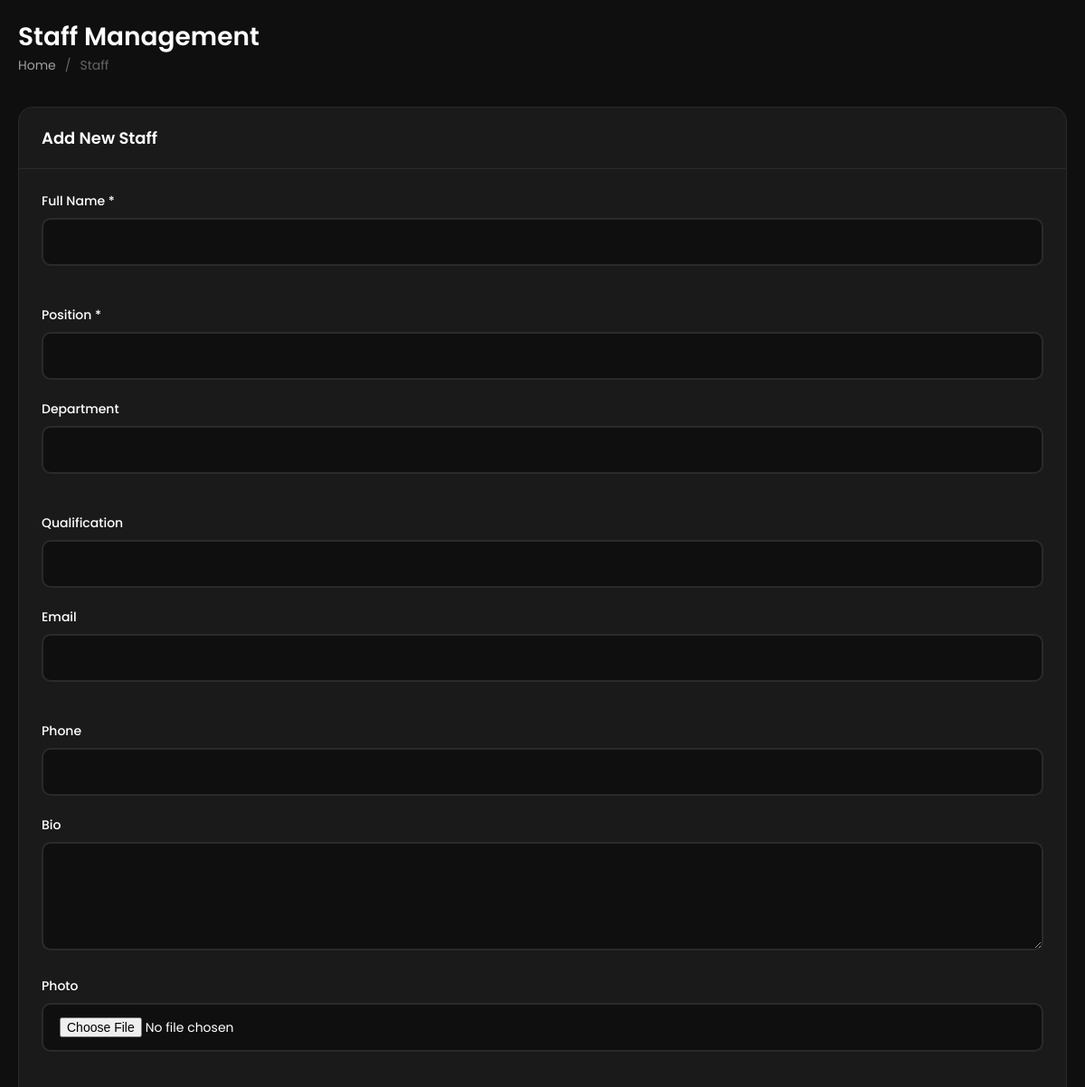
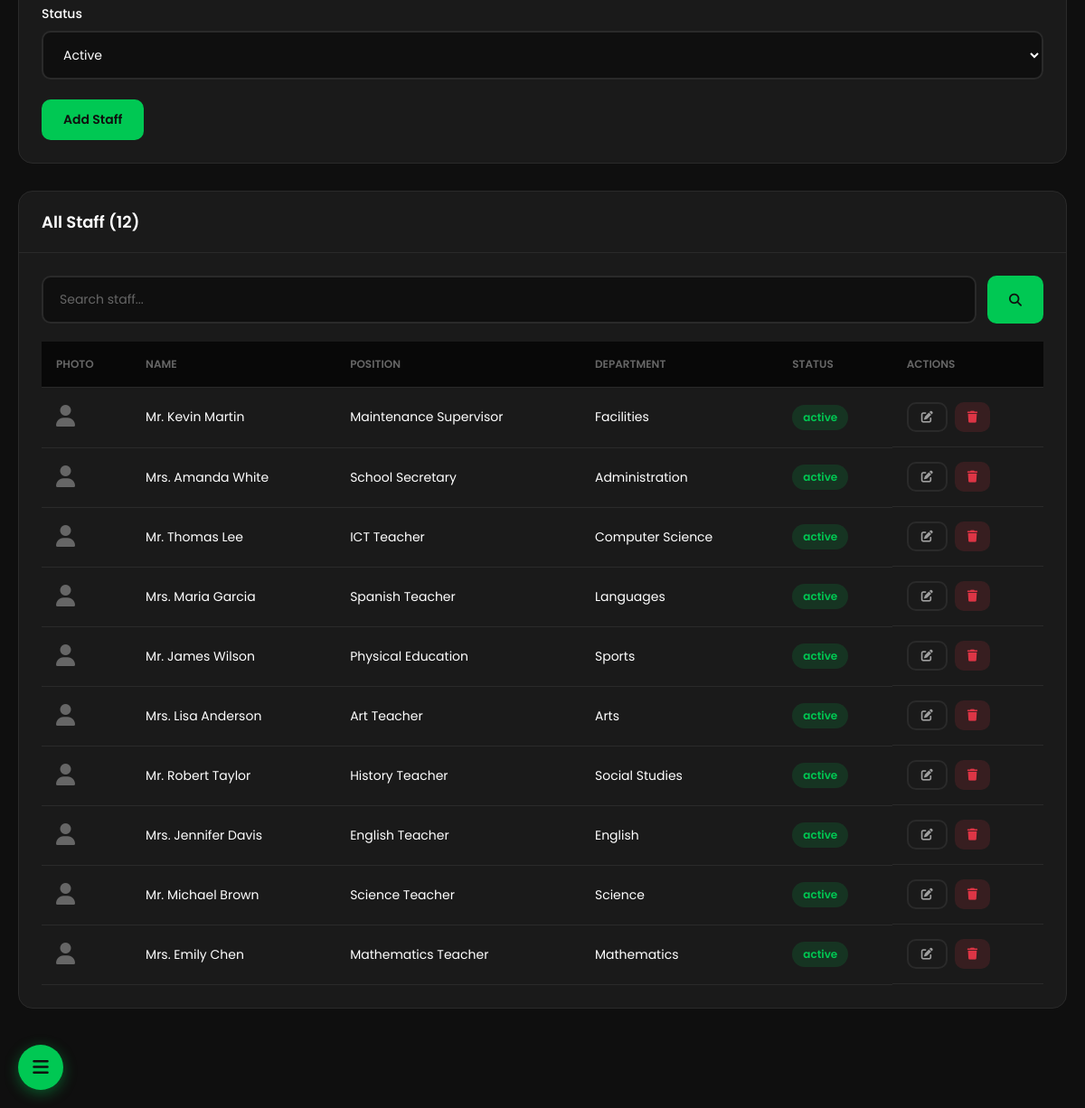
The page /admin/staff.php (signed in) on the database its author committed (2 pictures, top to bottom).
### tables this page shows
CREATE TABLE `staff` (
  `id` int(11) NOT NULL AUTO_INCREMENT,
  `full_name` varchar(100) NOT NULL,
  `position` varchar(100) NOT NULL,
  `department` varchar(100) DEFAULT NULL,
  `qualification` varchar(200) DEFAULT NULL,
  `email` varchar(100) DEFAULT NULL,
  `phone` varchar(20) DEFAULT NULL,
  `bio` text DEFAULT NULL,
  `image` varchar(255) DEFAULT NULL,
  `is_teaching_staff` tinyint(1) DEFAULT 1,
  `sort_order` int(11) DEFAULT 0,
  `status` enum('active','inactive') DEFAULT 'active',
  `created_at` timestamp NOT NULL DEFAULT current_timestamp(),
  `updated_at` timestamp NOT NULL DEFAULT current_timestamp() ON UPDATE current_timestamp(),
  PRIMARY KEY (`id`)
);

### config.php (called while the page is built, shortened)
<?php
$conn = null;
function getDB() {
    global $conn;
    if ($conn === null) {
        try {
            $conn = new mysqli(DB_HOST, DB_USER, DB_PASS, DB_NAME);
            $conn->set_charset("utf8mb4");
        } catch (Exception $e) {
            die("Database connection failed: " . $e->getMessage());
        }
    }
    return $conn;
}
function query($sql, $params = []) {
    $stmt = getDB()->prepare($sql);
    $stmt->execute();
    return $stmt;
}
function fetchAll($sql, $params = []) {
    $stmt = query($sql, $params);
    return $stmt->get_result()->fetch_all(MYSQLI_ASSOC);
}
function fetchOne($sql, $params = []) {
    $stmt = query($sql, $params);
    return $stmt->get_result()->fetch_assoc();
}
function countRecords($table, $condition = '', $params = []) {
    $sql = "SELECT COUNT(*) as total FROM $table";
    if ($condition) {
        $sql .= " WHERE $condition";
    }
    $result = fetchOne($sql, $params);
    return $result ? $result['total'] : 0;
}
function sanitize($data) {
    return htmlspecialchars(trim($data), ENT_QUOTES, 'UTF-8');
}

### admin/staff.php (the view, shortened to what this page needs)
<?php
require_once '../config.php';
include 'header.php';
$page = (int)($_GET['page'] ?? 1);
$search = sanitize($_GET['search'] ?? '');
$perPage = 10;
$where = $search ? "full_name LIKE '%$search%' OR position LIKE '%$search%' OR department LIKE '%$search%'" : '';
$total = countRecords('staff', $where);
$totalPages = ceil($total / $perPage);
$page = min($page, max(1, $totalPages));
$offset = ($page - 1) * $perPage;
$staff = fetchAll("SELECT * FROM staff ORDER BY sort_order ASC, id DESC LIMIT $offset, $perPage");
$editStaff = null;
?>
<div class="top-bar">
    <div>
        <h1>Staff Management</h1>
        <div class="breadcrumb">
            <a href="index.php">Home</a>
            <span>/</span>
            <span>Staff</span>
        </div>
    </div>
</div>
<div class="card">
    <div class="card-header">
        <h2><?php echo $editStaff ? 'Edit Staff' : 'Add New Staff'; ?></h2>
    </div>
    <div class="card-body">
        <form method="POST" enctype="multipart/form-data">
            <div class="form-row">
                <div class="form-group">
                    <label>Full Name *</label>
                    <input type="text" name="full_name" class="form-control" value="<?php echo $editStaff ? sanitize($editStaff['full_name']) : ''; ?>" required>
                </div>
                <div class="form-group">
                    <label>Position *</label>
                    <input type="text" name="position" class="form-control" value="<?php echo $editStaff ? sanitize($editStaff['position']) : ''; ?>" required>
                </div>
            </div>
            <div class="form-row">
                <div class="form-group">
                    <label>Department</label>
                    <input type="text" name="department" class="form-control" value="<?php echo $editStaff ? sanitize($editStaff['department']) : ''; ?>">
                </div>
                <div class="form-group">
                    <label>Qualification</label>
                    <input type="text" name="qualification" class="form-control" value="<?php echo $editStaff ? sanitize($editStaff['qualification']) : ''; ?>">
                </div>
            </div>
            <div class="form-row">
                <div class="form-group">
                    <label>Email</label>
                    <input type="email" name="email" class="form-control" value="<?php echo $editStaff ? sanitize($editStaff['email']) : ''; ?>">
                </div>
                <div class="form-group">
                    <label>Phone</label>
                    <input type="tel" name="phone" class="form-control" value="<?php echo $editStaff ? sanitize($editStaff['phone']) : ''; ?>">
                </div>
            </div>
            <div class="form-group">
                <label>Bio</label>
                <textarea name="bio" class="form-control"><?php echo $editStaff ? sanitize($editStaff['bio']) : ''; ?></textarea>
            </div>
            <div class="form-row">
                <div class="form-group">
                    <label>Photo</label>
                    <input type="file" name="image" class="form-control" accept="image/*" onchange="previewImage(this, 'staffPreview')">
                </div>
                <div class="form-group">
                    <label>Status</label>
                    <select name="status" class="form-control">
                        <option value="active" <?php echo $editStaff && $editStaff['status'] === 'active' ? 'selected' : ''; ?>>Active</option>
                    </select>
                </div>
            </div>
            <button type="submit" class="btn btn-primary"><?php echo $editStaff ? 'Update Staff' : 'Add Staff'; ?></button>
        </form>
    </div>
</div>
<div class="card">
    <div class="card-header">
        <h2>All Staff (<?php echo $total; ?>)</h2>
    </div>
    <div class="card-body">
        <form method="GET" class="search-bar">
            <input type="text" name="search" class="form-control" placeholder="Search staff..." value="<?php echo $search; ?>">
            <button type="submit" class="btn btn-primary"><i class="fas fa-search"></i></button>
        </form>
        <?php if (empty($staff)): ?>
        <div class="empty-state">
            <i class="fas fa-users"></i>
            <h3>No staff found</h3>
        </div>
        <?php else: ?>
        <div class="table-wrapper">
            <table>
                <thead>
                    <tr>
                        <th>Photo</th>
                        <th>Name</th>
                        <th>Position</th>
                        <th>Department</th>
                        <th>Status</th>
                        <th>Actions</th>
                    </tr>
                </thead>
                <tbody>
                    <?php foreach ($staff as $s): ?>
                    <tr>
                        <td>
                            <?php if ($s['image']): ?>
                            <img src="../uploads/<?php echo $s['image']; ?>" style="width: 50px; height: 50px; object-fit: cover; border-radius: 50%;">
                            <?php else: ?>
                            <i class="fas fa-user" style="color: var(--text-muted); font-size: 24px;"></i>
                            <?php endif; ?>
                        </td>
                        <td><?php echo sanitize($s['full_name']); ?></td>
                        <td><?php echo sanitize($s['position']); ?></td>
                        <td><?php echo sanitize($s['department']); ?></td>
                        <td><span class="badge badge-<?php echo $s['status'] === 'active' ? 'success' : 'danger'; ?>"><?php echo $s['status']; ?></span></td>
                        <td class="actions">
                            <a href="?edit=<?php echo $s['id']; ?>" class="btn btn-outline btn-sm"><i class="fas fa-edit"></i></a>
                            <a href="?delete=<?php echo $s['id']; ?>" class="btn btn-danger btn-sm btn-delete"><i class="fas fa-trash"></i></a>
                        </td>
                    </tr>
                    <?php endforeach; ?>
                </tbody>
            </table>
        </div>
        <?php endif; ?>
    </div>
</div>
<?php include 'footer.php'; ?>

### admin/assets/css/admin.css (style rules this page uses)
:root { --primary: #00c853; --primary-dark: #00a844; --primary-glow: rgba(0, 200, 83, 0.3); --bg-dark: #0f0f0f; --bg-darker: #080808; --bg-card: #1a1a1a; --bg-card-hover: #242424; --text-white: #ffffff; --text-gray: #a0a0a0; --text-muted: #666666; --border: #2a2a2a; --shadow: 0 8px 30px rgba(0, 0, 0, 0.3); --transition: all 0.3s ease; }
* { margin: 0; padding: 0; box-sizing: border-box; }
html { scroll-behavior: smooth; }
body { font-family: 'Poppins', sans-serif; background: var(--bg-dark); color: var(--text-white); min-height: 100vh; }
a { text-decoration: none; color: inherit; }
.top-bar { display: flex; justify-content: space-between; align-items: center; margin-bottom: 35px; }
.top-bar h1 { font-size: 28px; font-weight: 600; }
.top-bar .breadcrumb { display: flex; align-items: center; gap: 10px; font-size: 14px; color: var(--text-muted); }
.top-bar .breadcrumb a { color: var(--text-gray); }
.card { background: var(--bg-card); border-radius: 16px; border: 1px solid var(--border); margin-bottom: 30px; overflow: hidden; }
.card-header { display: flex; justify-content: space-between; align-items: center; padding: 20px 25px; border-bottom: 1px solid var(--border); }
.card-header h2 { font-size: 18px; font-weight: 600; }
.card-body { padding: 25px; }
.btn { display: inline-flex; align-items: center; gap: 8px; padding: 12px 24px; border: none; border-radius: 10px; font-family: inherit; font-size: 14px; font-weight: 600; cursor: pointer; transition: var(--transition); text-decoration: none; }
.btn-primary { background: var(--primary); color: var(--bg-dark); }
.btn-outline { border: 2px solid var(--border); color: var(--text-gray); background: transparent; }
.btn-danger { background: rgba(220, 53, 69, 0.15); color: #dc3545; }
.btn-sm { padding: 8px 14px; font-size: 13px; }
.form-group { margin-bottom: 22px; }
.form-group label { display: block; font-size: 14px; font-weight: 500; margin-bottom: 8px; color: var(--text-white); }
.form-control { width: 100%; padding: 14px 18px; background: var(--bg-dark); border: 2px solid var(--border); border-radius: 10px; font-family: inherit; font-size: 14px; color: var(--text-white); transition: var(--transition); }
.form-control::placeholder { color: var(--text-muted); }
textarea.form-control { min-height: 120px; resize: vertical; }
select.form-control { cursor: pointer; }
.form-row { display: grid; grid-template-columns: 1fr 1fr; gap: 22px; }
.search-bar { display: flex; gap: 12px; margin-bottom: 20px; }
.search-bar .form-control { flex: 1; }
.search-bar .btn { white-space: nowrap; }
.table-wrapper { overflow-x: auto; }
table { width: 100%; border-collapse: collapse; }
table th, table td { padding: 16px; text-align: left; border-bottom: 1px solid var(--border); }
table th { font-size: 12px; font-weight: 600; text-transform: uppercase; color: var(--text-muted); background: var(--bg-darker); }
table td { font-size: 14px; }
table tbody tr { transition: var(--transition); }
table .actions { display: flex; gap: 8px; }
.badge { display: inline-block; padding: 5px 12px; border-radius: 20px; font-size: 12px; font-weight: 600; }
.badge-success { background: rgba(0, 200, 83, 0.15); color: var(--primary); }
@media (max-width: 1200px) { .form-row { grid-template-columns: 1fr; } }

### rows shown on the page
staff: full_name "Mr. Kevin Martin", position "Maintenance Supervisor", department "Facilities", status "active"
staff: full_name "Mrs. Amanda White", position "School Secretary", department "Administration", status "active"
staff: full_name "Mr. Thomas Lee", position "ICT Teacher", department "Computer Science", status "active"
staff: full_name "Mrs. Maria Garcia", position "Spanish Teacher", department "Languages", status "active"
staff: full_name "Mr. James Wilson", position "Physical Education", department "Sports", status "active"
staff: full_name "Mrs. Lisa Anderson", position "Art Teacher", department "Arts", status "active"
staff: full_name "Mr. Robert Taylor", position "History Teacher", department "Social Studies", status "active"
staff: full_name "Mrs. Jennifer Davis", position "English Teacher", department "English", status "active"
staff: full_name "Mr. Michael Brown", position "Science Teacher", department "Science", status "active"
staff: full_name "Mrs. Emily Chen", position "Mathematics Teacher", department "Mathematics", status "active"

### other values the page prints
$total "12"
